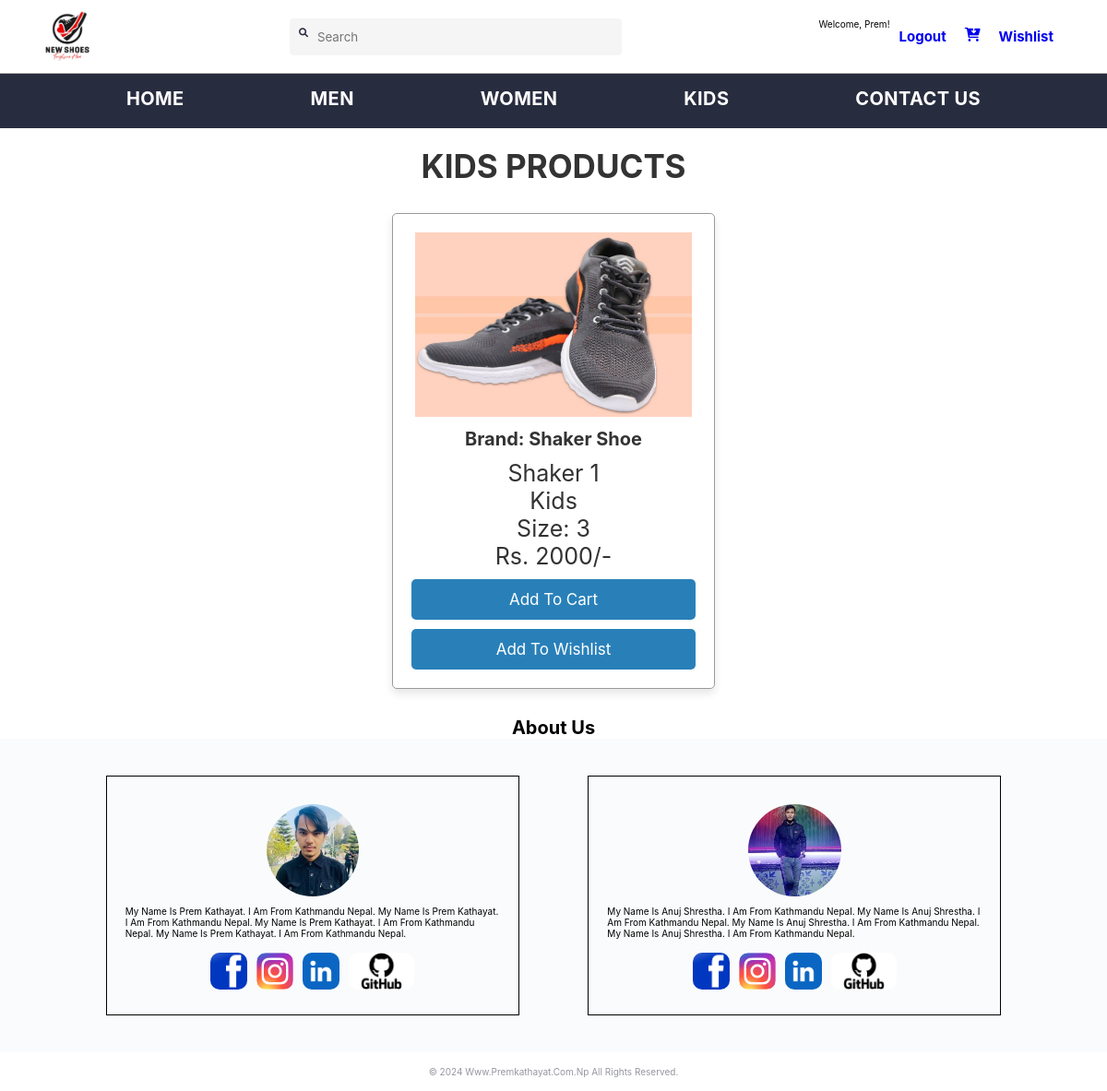
/kids.php (signed in), run on the app's committed database.
### tables this page shows
CREATE TABLE `customer` (
  `u_id` int(11) NOT NULL,
  `firstname` varchar(20) NOT NULL,
  `lastname` varchar(20) NOT NULL,
  `email` varchar(50) NOT NULL,
  `password` varchar(20) NOT NULL,
  `address` varchar(20) NOT NULL,
  `mobile` int(10) NOT NULL
);

CREATE TABLE `product` (
  `id` int(11) NOT NULL,
  `name` varchar(255) DEFAULT NULL,
  `price` varchar(255) DEFAULT NULL,
  `image` varchar(2000) DEFAULT NULL,
  `size` varchar(10) NOT NULL,
  `brand` varchar(20) NOT NULL,
  `category` varchar(20) NOT NULL
);

### kids.php (the view, shortened to what this page needs)
<?php
include 'header.php';
?>
<!DOCTYPE html>
<html lang="en">
<head>
   <link rel="stylesheet" href="https://cdnjs.cloudflare.com/ajax/libs/font-awesome/6.0.0/css/all.min.css">
   <link rel="stylesheet" href="css/style.css">
</head>
<body>
   <div class="container">
      <section class="products">
         <h1 class="heading">Kids Products</h1>
               <div class="box-container">
                  <?php
                  $select_products = mysqli_query($conn, "SELECT * FROM product");
                  if (mysqli_num_rows($select_products) > 0) {
                     while ($fetch_product = mysqli_fetch_assoc($select_products)) {
                        $product_category= $fetch_product['category'];
                        if ($product_category == 'Kids') {
                        ?>
                        <form action="" method="post">
                            <div class="box">
                                <img src="<?php echo "Admin/uploaded_img/" . $fetch_product['image']; ?>" alt="">
                                <h3>Brand: <?php echo $fetch_product['brand']; ?></h3>
                                <div class='name'><?php echo $fetch_product['name']; ?></div>
                                <div class="category"><?php echo $fetch_product['category']; ?></div>
                                <div class="size">Size: <?php echo $fetch_product['size']; ?></div>
                                <div class="price">Rs. <?php echo $fetch_product['price']; ?>/-</div>
                                <button type="submit" class="btn" name="add_to_cart">Add to Cart</button>
                                <button type="submit" class="btn" name="add_to_wishlist">Add to Wishlist</button>
                            </div>
                        </form>
                        <?php
                     }
                  }}
                  ?>
               </div>
            </section>
   </div>
   <?php include 'footer.php';?>
</body>
</html>

### header.php (shortened to what this page needs)
<?php
include 'config.php';
$username = $_SESSION['uname'];
$stmt = $conn->prepare("SELECT firstname FROM customer WHERE email = ?");
$stmt->bind_param("s", $username);
$stmt->execute();
$stmt->store_result();
if ($stmt->num_rows > 0) {
    $stmt->bind_result($firstname);
} else {
    $firstname = "Unknown";
}
?>
<!DOCTYPE html>
<html lang="en">
<head>
  <link rel="stylesheet" href="https://cdnjs.cloudflare.com/ajax/libs/font-awesome/6.5.1/css/all.min.css"
 />
  <link rel="stylesheet" href="css/index.css">
</head>
<body>
  <header>
    <div class="logo_container">
      <a href="index1.php"><img class="shoe_logo" src="images/logo.png" alt="Logo"></a>
    </div>
    <div class="search_bar">
      <i class="fa-solid fa-magnifying-glass search_icon"></i>
      <input class="search_input" placeholder="Search">
    </div>
    <div class="action_bar">
      Welcome, <?php echo $firstname; ?>!
      <a class="action_container" href="logout.php">
        <span class="action_name">Logout</span>
      </a>
      <a href="cart.php" class="cart_btn"> <i class="fa-solid fa-cart-arrow-down"></i></a>
      <a href="wishlist.php" class="Wish_btn">Wishlist</a>
    </div>
  </header>
  <div class="nav">
    <nav class="nav_bar">
      <a href="index1.php">Home</a>
      <a href="men.php">Men</a>
      <a href="women.php">Women</a>
      <a href="kids.php">Kids</a>
      <a href="contactus.php">Contact Us</a>
    </nav>
  </div>
</body>
</html>

### css/index.css (style rules this page uses)
* { margin: 0; padding: 0; font-family: Assistant, -apple-system, BlinkMacSystemFont, Segoe UI, Roboto, Helvetica, Arial, sans-serif; box-sizing: border-box; }
header { background-color: #ffffff; height: 80px; display: flex; justify-content: space-between; align-items: center; border-bottom: 1px solid #b6b1b1; }
.shoe_logo { height: 55px; }
.logo_container { margin-left: 4%; }
.action_bar { margin-right: 4%; }
.search_bar { height: 40px; min-width: 200px; width: 30%; display: flex; align-items: center; }
.search_icon { box-sizing: content-box; height: 20px; padding: 10px; background-color: #f5f5f6; color: #282c3f; border-radius: 4px 0 0 4px; }
.search_input { color: #696e79; background-color: #f5f5f6; flex-grow: 1; height: 40px; border: 0; border-radius: 0 4px 4px 0; }
.action_bar { display: flex; justify-content: space-evenly; }
.action_bar a { text-decoration: none; display: flex; flex-direction: column; align-items: center; font-size: 15px; font-weight: 700; padding: 10px; align-items: center; }
.nav { display: block; background-color: #282c3f; width: 100%; }
.nav_bar { display: flex; justify-content: space-evenly; background-color: #282c3f; text-align: center; color: #ffffff; }
.nav_bar a { font-size: 20px; letter-spacing: .4px; font-weight: 700; text-transform: uppercase; text-decoration: none; padding: 15px 0; color: #ffffff; border-bottom: 5px solid #282c3f; }

### css/style.css (style rules this page uses)
:root { --blue: #2980b9; --red: tomato; --orange: orange; --black: #333; --white: #fff; --bg-color: #eee; --dark-bg: rgba(0, 0, 0, .7); --box-shadow: 0 .5rem 1rem rgba(0, 0, 0, .1); --border: .1rem solid #999; }
* { font-family: 'Poppins', sans-serif; margin: 0; padding: 0; box-sizing: border-box; outline: none; border: none; text-decoration: none; text-transform: capitalize; }
html { font-size: 62.5%; overflow-x: hidden; }
.container { max-width: 1200px; margin: 0 auto; }
section { padding: 2rem; }
.heading { text-align: center; font-size: 3.5rem; text-transform: uppercase; color: var(--black); margin-bottom: 2rem; }
.btn, .option-btn, .delete-btn { display: block; width: 100%; text-align: center; background-color: var(--blue); color: var(--white); font-size: 1.7rem; padding: 1.2rem 3rem; border-radius: .5rem; cursor: pointer; margin-top: 1rem; }
.products .box-container { display: grid; grid-template-columns: repeat(auto-fit, 35rem); gap: 1.5rem; justify-content: center; padding: 10px; }
.products .box-container .box { text-align: center; padding: 2rem; box-shadow: var(--box-shadow); border: var(--border); border-radius: .5rem; }
.products .box-container .box img { height: 200px; width: 300px; }
.products .box-container .box h3 { margin: 1rem 0; font-size: 2rem; color: var(--black); }
.products .box-container .box .price, .name, .category, .size { font-size: 2.5rem; color: var(--black); }

### data on the page
customer: firstname "Prem"
product: image (picture), brand "Shaker Shoe", name "Shaker 1", category "Kids", size "3", price "2000"
